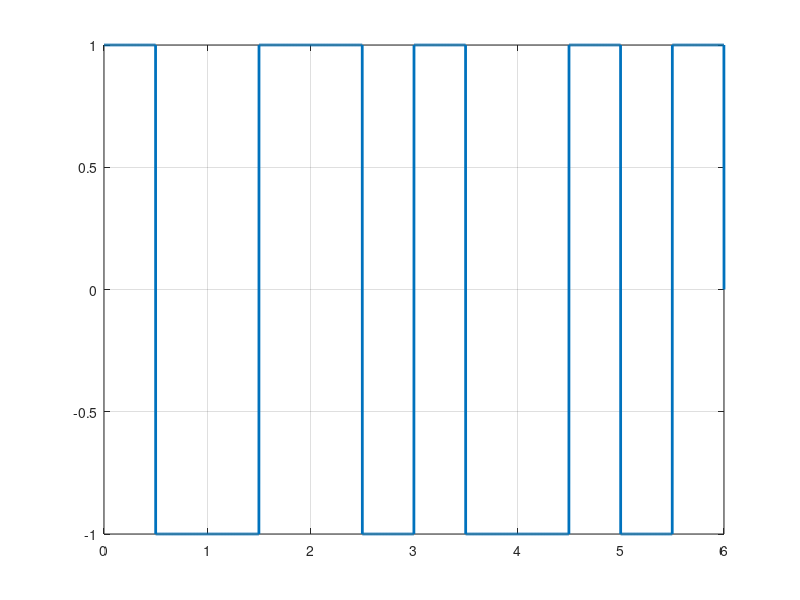

Here is the MATLAB script that generated this plot:
%modulation
  %bits = input('Enter the bits : ');
  bits = [0 1 0 0 1 1];
  bitrate = 1;
  n = 1000;
  N = n * length(bits);
  T = length(bits) / bitrate;
  dt = T / N;
  t = 0 : dt : T;
  x = zeros(1, length(t));

  for i = 1 : length(bits)
    if bits(i) == 1
      x((i - 1) * n + 1 : (i - 1) * n + (n / 2)) = -1;
      x((i - 1) * n + (n / 2) + 1 : i * n) = 1;
    else
      x((i - 1) * n + 1 : (i - 1) * n + (n / 2)) = 1;
      x((i - 1) * n + (n / 2) + 1 : i * n) = -1;
    endif
  end

  plot(t, x, 'Linewidth', 2);
  grid on;

%demodulation
  dem = zeros(1, int16(length(x) / n));
  for i = 1 : length(x) / n
    if x(i * n) == 1
      dem(i) = 1;
    else
      dem(i) = 0;
    endif
  endfor
  display(dem);
